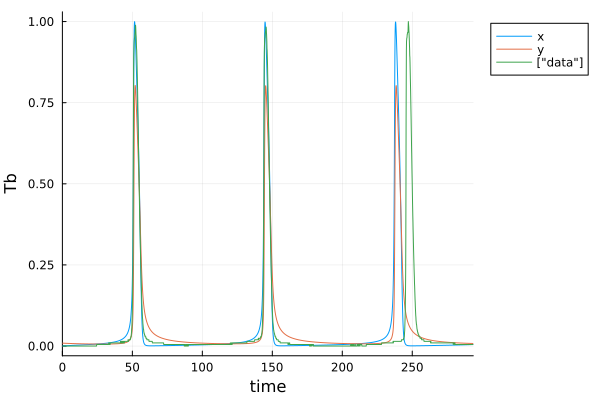

Here is the Julia script that generated this plot:
#arctic ground squirrel re-optimization 

#load in modules 
using Random, LinearAlgebra, DataFrames, CSV, LatinHypercubeSampling
using Base.Threads: @threads
using OrdinaryDiffEq, Optimization, SciMLSensitivity, ForwardDiff, Plots
using ModelingToolkit
using ModelingToolkit: t_nounits as t, D_nounits as D

Random.seed!(2024)

#define tt & SaveTimes 
tt = 0.0:0.1:293.6
SaveTimes = 0.0:0.1:293.6
tspan = (tt[1],tt[end])

z=10000 #number of seeds to test reoptimization 
tot_num_param = 7 #total number of parameters

#read in data
data = Matrix(CSV.read("ags_training.csv",DataFrame,header=false))

u0=[data[1],-0.03500839]

@variables x(t) y(t)

@parameters B104 B106 B108 B109 B204 B205 l

eqs = [D(x) ~ B104*x*x+B106*x*x*x+B108*x*y+B109*x*x*y+l #note Andrew: k2 is the real parameter on the x,y term. I further simplified. 

D(y) ~ B204*x*x+B205*y*y]

@mtkbuild ags_sys = ODESystem(eqs,t)

p_opt = [9.785506000000000, -9.999987000000001, -9.407997000000000, 1.987823000000000, -2.915110000000000, 0.0019, -0.03500839] 

ags_sys  = ODEProblem(ags_sys, [x => u0[1], y => u0[2]], tspan, [B104 => p_opt[1] B106 => p_opt[2] B108=> p_opt[3] B109=> 9.999995000000000 B204 => p_opt[4] B205 => p_opt[5] l=>p_opt[6]])

function model_loss(theta)
	_ags_sys = remake(ags_sys,u0=[x => u0[1], y => theta[7]], p=[B104 => theta[1] B106 => theta[2] B108=> theta[3] B204 => theta[4] B205 => theta[5] l=>theta[6]])
	ags_sol = solve(_ags_sys, saveat=SaveTimes)
	ags_sol_rs = reduce(hcat, ags_sol.u) #reshape
	sol = ags_sol_rs[1,:]
	loss = norm(sol[1:2000]-data[1:2000],2)
	return loss
end 



sv=0.5 #how much to vary each parameter around it's optimization values from DAHSI. 

lb = p_opt -sv*abs.(p_opt)
ub = p_opt +sv*abs.(p_opt)

lb[7] = -0.1
ub[7] = 0.1
lb[6] = 1e-5
ub[6] = 1e-3

#optimization set up 
adtype = Optimization.AutoForwardDiff()
optf = Optimization.OptimizationFunction((x, theta) -> model_loss(x),adtype)


#generate sampling plan: 
plan, _ = LHCoptim(z,tot_num_param,1000,threading=true)
scaled_plan = scaleLHC(plan,[(lb[1],ub[1]),(lb[2],ub[2]),(lb[3],ub[3]),(lb[4],ub[4]),(lb[5],ub[5]),(lb[6],ub[6]),(lb[7],ub[7])]) #could also define function for spreading seeds out differently
store_p = zeros(z,1*tot_num_param+4) #preallocate 

@time begin 
	@threads for i in 1:z
		println(i)
		p0 = scaled_plan[i,:]
		store_p[i,:] = try 
			optprob = Optimization.OptimizationProblem(optf, p0, lb=lb, ub=ub)
			etime = @elapsed begin 
			sol = solve(optprob, Optimization.LBFGS(), maxiters = 1000)
			end 
			vcat(i,etime,sol.objective,Int(SciMLBase.successful_retcode(sol)),sol.u)
		catch
			777*ones(1,1*tot_num_param+4)
		end 
	end 
end

println(argmin(store_p[:,3]))

println(store_p[argmin(store_p[:,3]),:])

r = store_p[argmin(store_p[:,3]),4+1:4+tot_num_param]

_ags_sys = remake(ags_sys,u0=[x => u0[1], y => r[7]], p=[B104 => r[1] B106 => r[2] B108=> r[3] B204 => r[4] B205 => r[5] l=>r[6]])
ags_sol = solve(_ags_sys, saveat=SaveTimes)
ags_sol_rs = reduce(hcat, ags_sol.u) #reshape
CSV.write("6A_fit.csv",DataFrame(ags_sol_rs,:auto),header=false) 


p1=plot(ags_sol,label=["x" "y"],legend=:outertopright)
plot!(SaveTimes,data[1:2937,1],label=["data"],legend=:outertopright)
xlabel!("time")
ylabel!("Tb")
display(p1) 

CSV.write("6A_info.csv",DataFrame(store_p,:auto),header=false) 


hessian = ForwardDiff.hessian(z -> model_loss(z), r)
CSV.write("6A_hessian.csv",DataFrame(hessian,:auto),header=false)
savefig(p1,"6A")

#long time series for time delay embedding:
tt = 0.0:0.1:293.6*2+0.1
SaveTimes = 0.0:0.1:293.6*2+0.1
#tspan = (tt[1],tt[end])
__ags_sys = remake(_ags_sys,tspan=(tt[1],tt[end]))
ags_sol = solve(__ags_sys, saveat=SaveTimes)
ags_sol_rs = reduce(hcat, ags_sol.u) #reshape
CSV.write("6A_val_fts.csv",DataFrame(ags_sol_rs,:auto),header=false) 
